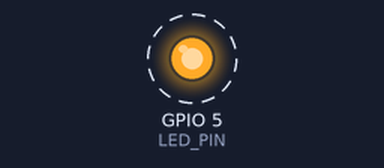
This sketch was run on a simulated ESP32. On the bench: output pins drawn as LEDs (lit = HIGH). Dashed ring = blinking. What the sketch prints to the serial monitor is not drawn.

Above: at 1.5 s.
Timing chart, 0 to 5.6 s (numbered marks = the images above):
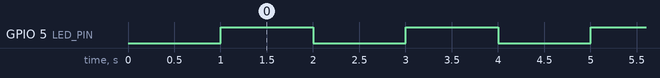

Measured:
- by itself, GPIO 5 (LED_PIN): alternates HIGH for 1.0 s and LOW for 1.0 s

The sketch:

led_test.ino
```cpp
#define LED_PIN 5  // D5 pin

void setup() {
  pinMode(LED_PIN, OUTPUT);  // Set D5 as output
  Serial.begin(115200);
  delay(1000);  // Wait for serial to initialize
  Serial.println("\n\nLED test started!");
  Serial.println("LED should blink every 1 second...");
}

void loop() {
  digitalWrite(LED_PIN, HIGH);  // Turn LED ON
  Serial.println("LED ON");
  delay(1000);  // Wait 1 second

  digitalWrite(LED_PIN, LOW);   // Turn LED OFF
  Serial.println("LED OFF");
  delay(1000);  // Wait 1 second
}
```
